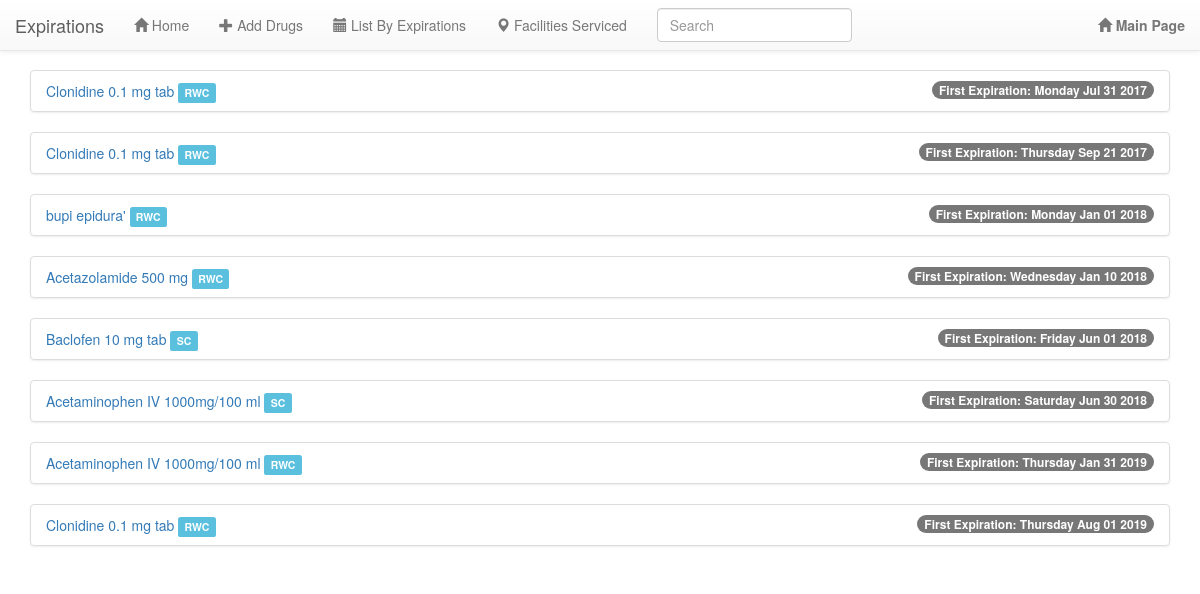
The page /expirations/list/ on the database its author committed.
### expirations/models.py (models this page shows, shortened)
class Expiration(models.Model):
    facility_Choices = (
        ('RWC', 'Redwood City Inpatient'),
        ('SC', 'Santa Clara Inpatient'),
        ('SLN', 'San Leandro Inpatient'),
    )
    facility = models.CharField(max_length = 100, choices = facility_Choices, default = 'RWC')
    drug_Linked = models.ForeignKey('expirations.Drug', related_name = 'expiration_dates')
    qty = models.IntegerField(default = 1)
    date_entered = models.DateField(auto_now=True)
    expirationDate = models.DateField(default = datetime.date.today)
    comments = models.TextField(null = True)

class Drug(models.Model):
    name = models.CharField(max_length= 200)

### expirations/views.py (the view)
class DrugExpListView(ListView):
    context_object_name = 'drugs_exp'
    model = Drug
    template_name = 'expirations/drug_list_byEXP.html'
    def get_queryset(self):
        return Expiration.objects.all().order_by('expirationDate')

### expirations/templates/expirations/drug_list_byEXP.html
{% extends 'expirations/index.html' %}
{% block content %}
<div class="container-fluid">
    {% for drug in drugs_exp %}
    <div class = '.col-sm-12'>
        <ul class = 'list-group'>
            <li class = "list-group-item" >
              <span class = "badge">First Expiration: {{ drug.expirationDate|date:"l M d Y" }}</span>
              <a href="{% url 'drug_detail' pk=drug.drug_Linked.pk %}">{{ drug.drug_Linked.name }}</a>
              <span class="label label-info">{{ drug.facility }}</span>
            </li>
        </ul>
    </div>
    {% endfor %}
</div>
{% endblock %}

### expirations/templates/expirations/index.html (style rules this page uses)
body { padding-top: 70px; }

### rows shown on the page
Expiration: expirationDate "Monday Jul 31 2017", drug_Linked.name "Clonidine 0.1 mg tab", facility "RWC"
Expiration: expirationDate "Thursday Sep 21 2017", drug_Linked.name "Clonidine 0.1 mg tab", facility "RWC"
Expiration: expirationDate "Monday Jan 01 2018", drug_Linked.name "bupi epidura'", facility "RWC"
Expiration: expirationDate "Wednesday Jan 10 2018", drug_Linked.name "Acetazolamide 500 mg", facility "RWC"
Expiration: expirationDate "Friday Jun 01 2018", drug_Linked.name "Baclofen 10 mg tab", facility "SC"
Expiration: expirationDate "Saturday Jun 30 2018", drug_Linked.name "Acetaminophen IV 1000mg/100 ml", facility "SC"
Expiration: expirationDate "Thursday Jan 31 2019", drug_Linked.name "Acetaminophen IV 1000mg/100 ml", facility "RWC"
Expiration: expirationDate "Thursday Aug 01 2019", drug_Linked.name "Clonidine 0.1 mg tab", facility "RWC"
